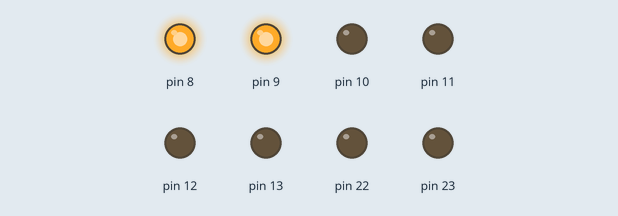
Recording of a program running on a simulated Arduino Uno, built with avr-gcc and run on an emulated ATmega328P. On the bench: output pins drawn as LEDs (lit = HIGH). At 0.0 s the program stops and its outputs stay as they are.

Above: at 0.1 s.
Timing chart, 0 to 1.5 s (numbered marks = the images above):
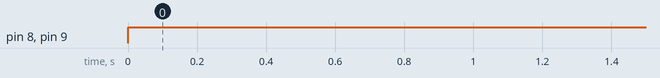

Measured:
- by itself, pin 8, pin 9: LOW → HIGH at 0.00 s

The program:

main.c
```c
#include <avr/io.h>

int main (void) {

   DDRB  = 0xFF;
   PORTB = 0x03;

   while(1) {
   }

   return 0;
}
```
